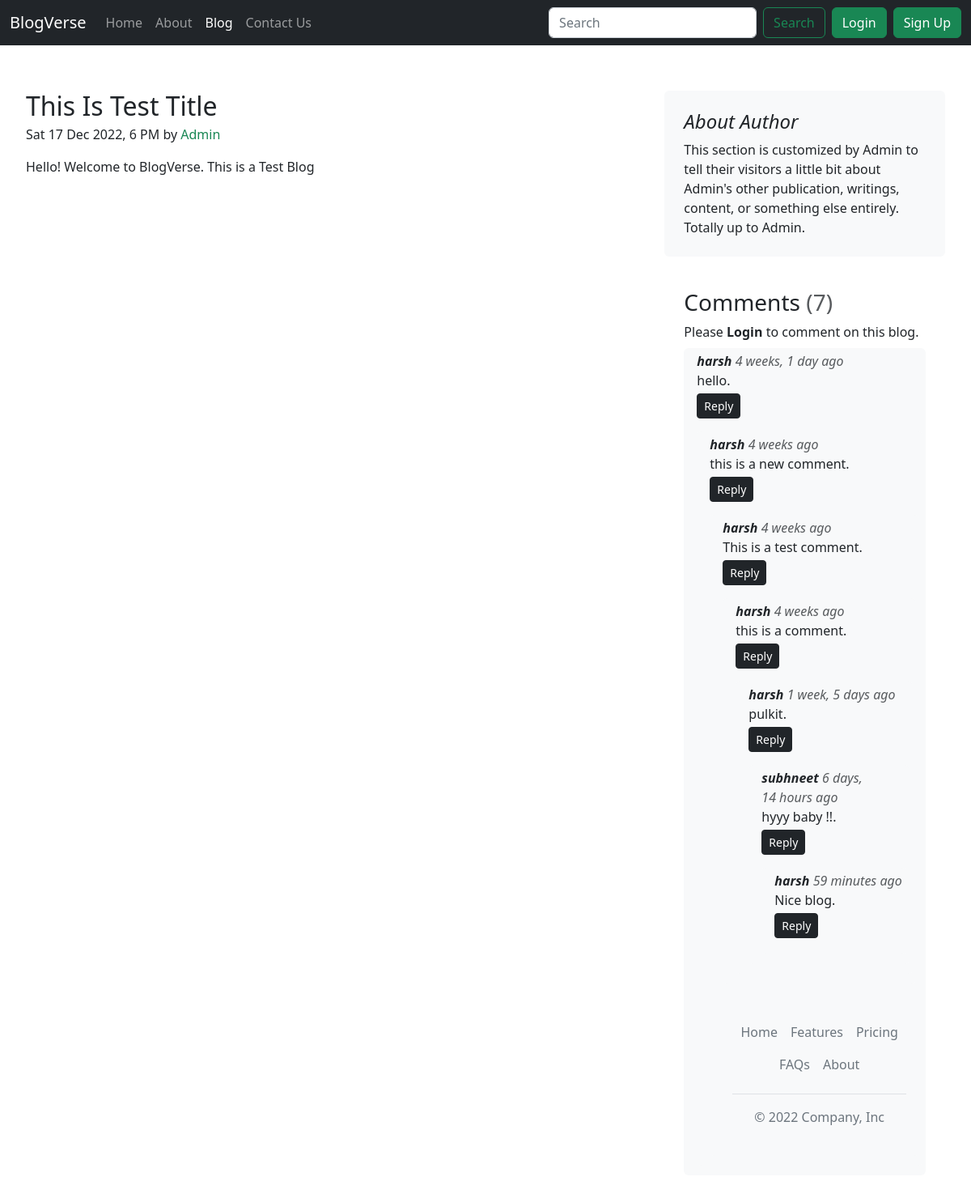
The page /blog/test-post on the database its author committed.
### blog/models.py (models this page shows, shortened)
class Post(models.Model):
    sno = models.AutoField(primary_key=True)
    title = models.CharField(max_length=255)
    content = models.TextField()
    author=models.CharField(max_length=100)
    slug = models.CharField(max_length=100, unique=True)
    timestamp = models.DateTimeField(blank=True)

class BlogComment(models.Model):
    sno = models.AutoField(primary_key=True)
    comment = models.TextField()
    user = models.ForeignKey(User, on_delete=models.CASCADE)
    post = models.ForeignKey(Post, on_delete=models.CASCADE)
    parent = models.ForeignKey('self', on_delete=models.CASCADE, null=True)
    timestamp = models.DateTimeField(default=now)

### blog/views.py (the view)
# urls.py: path('<str:slug>', views.blogPost, name='blogPost'),
def blogPost(request, slug):
        post = Post.objects.filter(slug=slug).first()
        comments = BlogComment.objects.filter(post=post)
        context={'post':post, 'comments':comments}
        return render(request, 'blog/blogPost.html',context)

### templates/blog/blogPost.html (shortened to what this page needs)
{% extends 'base.html' %}
{% block blogactive %}active{% endblock blogactive %}
{% load humanize %}
{% block body %}
<div class="row g-5 mx-2 my-2">
  <div class="col-md-8">
    <article class="blog-post">
      <h2 class="blog-post-title mb-1">{{post.title|title}}</h2>
      <p class="blog-post-meta">{{post.timestamp|date:"D d M Y, g A"}} by <a href="/about"
          class="text-decoration-none text-success">{{post.author| capfirst}}</a></p>
      <p>{{post.content}}</p>
  </div>
  <div class="col-md-4">
    <div class="position-sticky" style="top: 2rem;">
      <div class="p-4 mb-3 bg-light rounded">
        <h4 class="fst-italic">About Author</h4>
        <p class="mb-0">This section is customized by {{post.author|capfirst}} to tell their visitors a little bit about
          {{post.author|capfirst}}'s other publication, writings, content, or something else entirely. Totally up to
          {{post.author|capfirst}}.</p>
      </div>
      <div class="p-4 mb-2 container">
        <h3>Comments <span class="font-italic opacity-75">({{comments.count}})</span></h3>
        <form action="/blog/postComment" method="post">
          <div class="mb-3">
            {% if user.is_authenticated %}
            <label for="exampleInputEmail1" class="form-label">Post Comment :</label>
            <input type="text" name="comment" class="form-control" placeholder="Enter comment Here" required>
          </div>
          <input type="hidden" name="parentSno" value="">
          <input type="hidden" name="postSno" value="{{post.sno}}">
          {% csrf_token %}
          <button type="submit" value="submit" class="btn btn-primary">Submit</button>
        </form>
        {% else %}
        <span class="font-italic">Please <b>Login</b> to comment on this blog.</span>
        {% endif %}
        {% if comments|length == 0 %}
        <div class="fst-italic my-3 opacity-75">Be first to comment on the blog.</div>
        {% else %}
        {% for comment in comments %}
        <div class="my-2 p-1 ps-3 bg-light rounded">
          <div class="fst-italic"><b> {{comment.user.username}} </b>
            <span class="mb-0 opacity-75"> {{comment.timestamp|naturaltime}}</span>
          </div>
          <p class="mb-0">{{comment.comment}}.</p>
          <div class="reply mx-auto mt-1">
            <p>
              <a class="btn btn-sm btn-dark o-75" role="button" type="button" data-bs-toggle="collapse"
                data-bs-target="#replybox{{comment.sno}}" aria-expanded="false" aria-controls="replybox{{comment.sno}}">
                Reply
              </a>
            </p>
        </div>
        {% endfor %}
        {% endif %}
      </div>
    </div>
  </div>
</div>
{% endblock body %}

### templates/base.html (shortened to what this page needs)
<!doctype html>
<html lang="en">
  <head>
    <link href="https://cdn.jsdelivr.net/npm/bootstrap@5.2.3/dist/css/bootstrap.min.css" rel="stylesheet">
  </head>
  <body>
    <nav class="navbar navbar-expand-lg navbar-dark bg-dark">
        <div class="container-fluid">
          <a class="navbar-brand" href="/">BlogVerse</a>
          <div class="collapse navbar-collapse" id="navbarSupportedContent">
            <ul class="navbar-nav me-auto mb-2 mb-lg-0">
              <li class="nav-item">
                <a class="nav-link {% block homeactive %}{% endblock homeactive %}" aria-current="page" href="/">Home</a>
              </li>
              <li class="nav-item">
                <a class="nav-link {% block aboutactive %}{% endblock aboutactive %}" href="/about">About</a>
              </li>
              <li class="nav-item">
                <a class="nav-link {% block blogactive %}{% endblock blogactive %}" href="/blog">Blog</a>
              </li>
              <li class="nav-item">
                <a class="nav-link {% block contactactive %}{% endblock contactactive %}" href="/contact">Contact Us</a>
              </li>
            </ul>
            <form class="d-flex" method="get" action="/search" role="search">
              <input class="form-control me-2" type="search" placeholder="Search" aria-label="query" name="query" id="query">
              <button class="btn btn-outline-success me-2" type="submit">Search</button>
            </form>
            {% if user.is_authenticated %}
          <ul class="navbar-nav ml-auto mb-2 mb-lg-0">
            <li class="nav-item dropdown">
              <a class="nav-link dropdown-toggle" href="#" role="button" data-bs-toggle="dropdown" aria-expanded="false">
                Welcome <b>{{request.user}}</b>
              </a>
              <ul class="dropdown-menu">
                <li><a class="dropdown-item" href="/logout">Log Out</a></li>
              </ul>
            </li>
          </ul>
            {% else %}
            <button class="btn btn-success" type="button" data-bs-toggle="offcanvas" data-bs-target="#LoginOffcanvas" aria-controls="LoginOffcanvas">Login</button>
            <button class="btn btn-success ms-2" type="button" data-bs-toggle="offcanvas" data-bs-target="#SignupOffcanvas" aria-controls="SignupOffcanvas">Sign Up</button>
            {% endif %}
          </div>
        </div>
      </nav>
      {% block body %}{% endblock body %}
      <div class="container">
        <footer class="py-3 mt-4">
          <ul class="nav justify-content-center border-bottom pb-3 mb-3">
            <li class="nav-item"><a href="#" class="nav-link px-2 text-muted">Home</a></li>
            <li class="nav-item"><a href="#" class="nav-link px-2 text-muted">Features</a></li>
            <li class="nav-item"><a href="#" class="nav-link px-2 text-muted">Pricing</a></li>
            <li class="nav-item"><a href="#" class="nav-link px-2 text-muted">FAQs</a></li>
            <li class="nav-item"><a href="#" class="nav-link px-2 text-muted">About</a></li>
          </ul>
          <p class="text-center text-muted">© 2022 Company, Inc</p>
        </footer>
      </div>
  </body>
</html>

### rows shown on the page
Post: title "This Is Test Title", timestamp "Sat 17 Dec 2022, 6 PM", author "Admin", content "Hello! Welcome to BlogVerse. This is a Test Blog"
BlogComment: user.username "harsh", timestamp "4 weeks, 1 day ago", comment "hello"
BlogComment: user.username "harsh", timestamp "4 weeks ago", comment "this is a new comment"
BlogComment: user.username "harsh", timestamp "4 weeks ago", comment "This is a test comment"
BlogComment: user.username "harsh", timestamp "4 weeks ago", comment "this is a comment"
BlogComment: user.username "harsh", timestamp "1 week, 5 days ago", comment "pulkit"
BlogComment: user.username "subhneet", timestamp "6 days, 14 hours ago", comment "hyyy baby !!"
BlogComment: user.username "harsh", timestamp "59 minutes ago", comment "Nice blog"

### other values the page prints
{{ comments.count }} "7"
